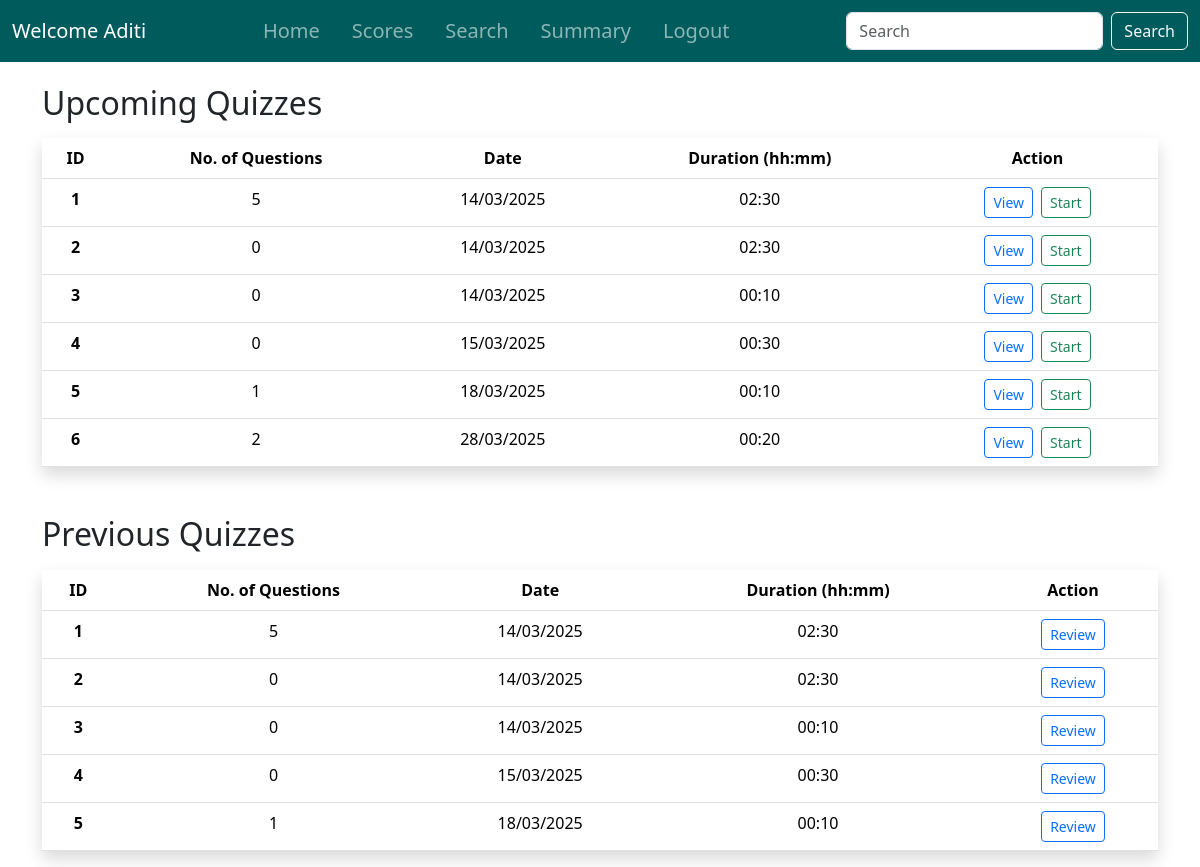
Page /student_dashboard (signed in) on the committed database.
### controllers/models.py (models this page shows, shortened)
class User(db.Model, UserMixin):
    __tablename__ = 'user'
    id = db.Column(db.Integer, primary_key=True)
    fullname = db.Column(db.String(200), nullable=False)
    email = db.Column(db.String(150), unique=True, nullable=False)
    username = db.Column(db.String(100), unique=True, nullable=False)
    dob = db.Column(db.Date, nullable=False)
    qualification = db.Column(db.String(200))
    document_path = db.Column(db.String(length=200), nullable=False)  # Path to uploaded document
    password = db.Column(db.String(60), nullable=False)

class Quiz(db.Model):
    id = db.Column(db.Integer, primary_key=True)
    chapter_id = db.Column(db.Integer, db.ForeignKey('chapter.id'), nullable=False)
    subject_id = db.Column(db.Integer, db.ForeignKey('subject.id'), nullable=False)
    date_of_quiz = db.Column(db.DateTime, default=func.now())
    time_duration = db.Column(db.String(10))  # HH:MM format
    remarks = db.Column(db.Text)
    questions = db.relationship('Question', backref='quiz', cascade='all, delete-orphan')
    scores = db.relationship('Score', backref='quiz', cascade='all, delete-orphan')
    subject = db.relationship('Subject', backref='quizzes')
    @hybrid_property
    def no_of_questions(self):
        return len(self.questions)
    @hybrid_property
    def formatted_date(self):
        return self.date_of_quiz.strftime("%d/%m/%Y") if self.date_of_quiz else None

### controllers/routes.py (the view)
@app.route('/student_dashboard')
@login_required
def student_dashboard():
    today = datetime.now().date()
    quizes = Quiz.query.all()
    upcoming_quizzes = [quiz for quiz in quizes if quiz.date_of_quiz.date() >= today]
    previous_quizzes = [quiz for quiz in quizes if quiz.date_of_quiz.date() < today]
    return render_template('student_dashboard2.html',
                           upcoming_quizzes=quizes,
                           previous_quizzes=previous_quizzes)

### controllers/models.py (called while the page is built)
@login_manager.user_loader
def load_user(user_id):
    try:
        user_type, id = user_id.split('-')
        id = int(id)
        if user_type == 'admin':
            return Admin.query.get(id)
        else:
            return User.query.get(id)
    except (ValueError, AttributeError):
        print(f"ERROR: Invalid user_id: {user_id}")
        return None

### controllers/templates/student_dashboard2.html (shortened to what this page needs)
{% extends 'base.html' %}
{% block content %}
    <div class="container mt-4">
        <h2 class="mb-3">Upcoming Quizzes</h2>
        {% if upcoming_quizzes %}
            <table class="table table-hover shadow mt-3">
                <thead>
                    <tr>
                        <th class="text-center">ID</th>
                        <th class="text-center">No. of Questions</th>
                        <th class="text-center">Date</th>
                        <th class="text-center">Duration (hh:mm)</th>
                        <th class="text-center">Action</th>
                    </tr>
                </thead>
                <tbody>
                    {% for quiz in upcoming_quizzes %}
                        <tr>
                            <th class="text-center">{{ loop.index }}</th>
                            <td class="text-center">{{ quiz.no_of_questions }}</td>
                            <td class="text-center">{{ quiz.formatted_date }}</td>
                            <td class="text-center">{{ quiz.time_duration }}</td>
                            <td class="text-center">
                                <div class="d-flex justify-content-center gap-2">
                                    <a href="{{ url_for('view_quiz', quiz_id=quiz.id) }}" class="btn btn-outline-primary btn-sm">View</a>
                                    <a href="{{ url_for('exam_portal', quiz_id=quiz.id) }}" class="btn btn-outline-success btn-sm">Start</a>
                                </div>
                            </td>
                        </tr>
                    {% endfor %}
                </tbody>
            </table>
        {% else %}
            <p class="text-muted">No upcoming quizzes available. Stay tuned!</p>
        {% endif %}
        <h2 class="mt-5">Previous Quizzes</h2>
        {% if previous_quizzes %}
            <table class="table table-hover shadow mt-3">
                <thead>
                    <tr>
                        <th class="text-center">ID</th>
                        <th class="text-center">No. of Questions</th>
                        <th class="text-center">Date</th>
                        <th class="text-center">Duration (hh:mm)</th>
                        <th class="text-center">Action</th>
                    </tr>
                </thead>
                <tbody>
                    {% for quiz in previous_quizzes %}
                        <tr>
                            <th class="text-center">{{ loop.index }}</th>
                            <td class="text-center">{{ quiz.no_of_questions }}</td>
                            <td class="text-center">{{ quiz.formatted_date }}</td>
                            <td class="text-center">{{ quiz.time_duration }}</td>
                            <td class="text-center">
                                <div class="d-flex justify-content-center gap-2">
                                    <a href="{{ url_for('view_quiz', quiz_id=quiz.id) }}" class="btn btn-outline-primary btn-sm">Review</a>
                                </div>
                            </td>
                        </tr>
                    {% endfor %}
                </tbody>
            </table>
        {% else %}
            <p class="text-muted">No previous quizzes found.</p>
        {% endif %}
    </div>
{% endblock %}

### controllers/templates/base.html (shortened to what this page needs)
<!doctype html>
<html lang="en">
<head>
    <link rel="stylesheet" href="https://cdnjs.cloudflare.com/ajax/libs/font-awesome/6.0.0-beta3/css/all.min.css">
    <link href="https://cdn.jsdelivr.net/npm/bootstrap@5.3.3/dist/css/bootstrap.min.css" rel="stylesheet"
>
    <link rel="stylesheet" href="../static/styles.css">
</head>
<body class="d-flex flex-column min-vh-100">
    <header>
        <nav class="navbar navbar-expand-lg navbar-dark fixed-top color custom-navbar">
            <div class="container-fluid">
                {% if current_user.is_authenticated %}
                <a class="navbar-brand me-auto" href="#">
                    Welcome {{ current_user.username if current_user.username else current_user.email.split('@')[0] }}
                </a>
                <div class="collapse navbar-collapse justify-content-center" id="navbarNavAltMarkup">
                    <div class="navbar-nav">
                        <a class="nav-link fs-5 px-3 py-2" aria-current="page" href="{{url_for('dashboard')}}">Home</a>
                        {% if current_user.__tablename__ == 'admin' %}
                            <a class="nav-link fs-5 px-3 py-2" href="{{url_for('quiz_management')}}">Quiz</a>
                        {% elif current_user.__tablename__ == 'user' %}
                            <a class="nav-link fs-5 px-3 py-2" href="{{ url_for('quiz_scores', user_id=current_user.id)}}">Scores</a>
                        {% endif %}
                        <a class="nav-link fs-5 px-3 py-2" href="{{url_for('search')}}">Search</a>
                        <a class="nav-link fs-5 px-3 py-2" href="#">Summary</a>
                        <a class="nav-link fs-5 px-3 py-2" href="{{url_for('logout')}}">Logout</a>
                    </div>
                </div>
                <form class="d-flex ms-auto">
                    <input class="form-control me-2" type="search" placeholder="Search" aria-label="Search">
                    <button class="btn btn-outline-light" type="submit">Search</button>
                </form>
                {% endif %}
            </div>
        </nav>
    </header>
    <main class="flex-grow-1">
        {% block content %}
        {% endblock %}
    </main>
</body>
</html>

### controllers/static/styles.css (style rules this page uses)
body { padding-top: 60px; }
.custom-navbar { background-color: #005B5C; }

### rows in the picture
User: username "Aditi"
Quiz: no_of_questions "5", formatted_date "14/03/2025", time_duration "02:30"
Quiz: no_of_questions "0", formatted_date "14/03/2025", time_duration "02:30"
Quiz: no_of_questions "0", formatted_date "14/03/2025", time_duration "00:10"
Quiz: no_of_questions "0", formatted_date "15/03/2025", time_duration "00:30"
Quiz: no_of_questions "1", formatted_date "18/03/2025", time_duration "00:10"
Quiz: no_of_questions "2", formatted_date "28/03/2025", time_duration "00:20"
